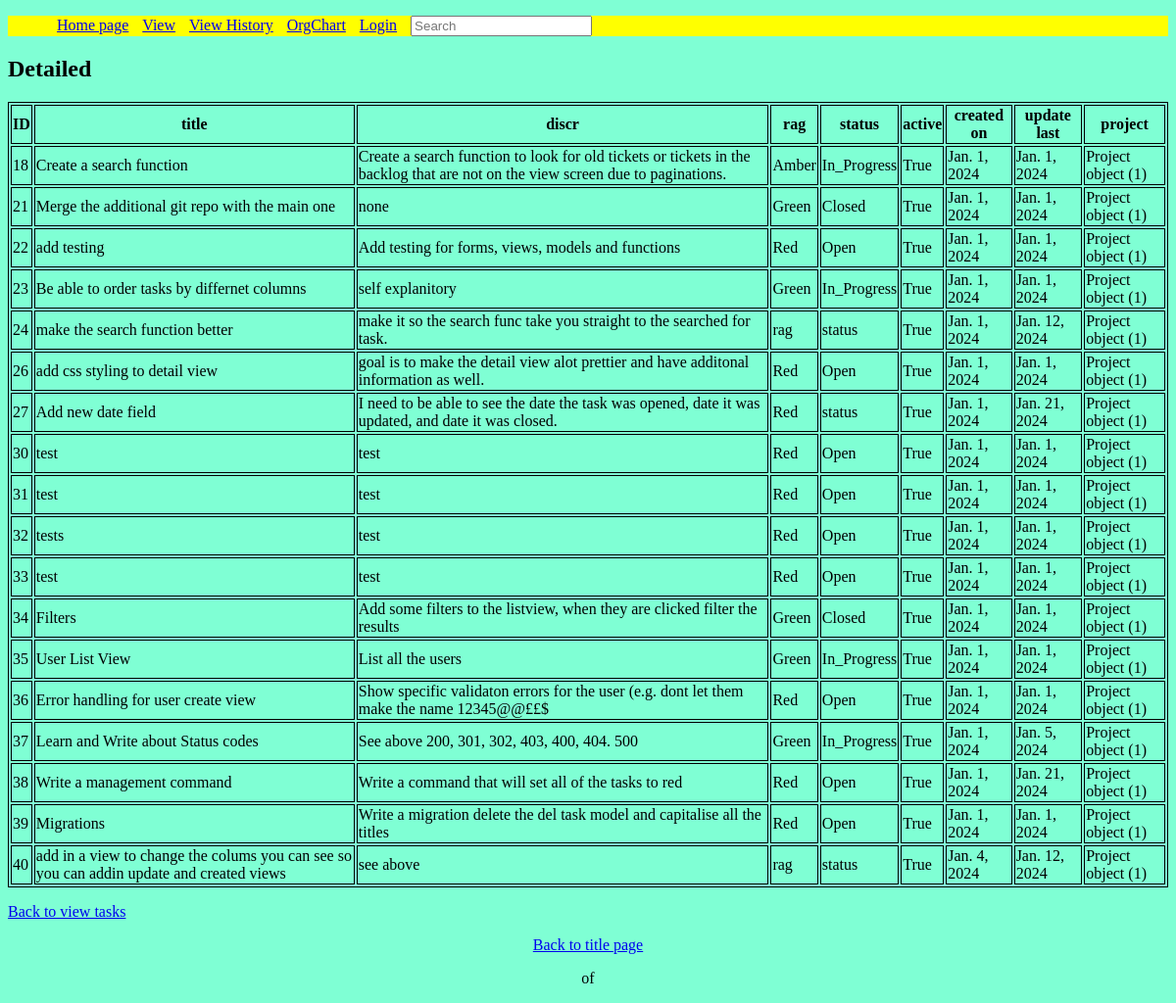
The page /view/detail/27/ on the database its author committed.
### taskmanager/models.py (models this page shows, shortened)
class Task(models.Model):
    title = models.CharField(max_length=255)
    discr = models.CharField(max_length=255)
    rag = models.CharField(max_length=255)
    status = models.CharField(max_length=255)
    active = models.BooleanField(default=True)
    created_on = models.DateField(auto_now_add=True)
    update_last = models.DateField(auto_now=True)
    project = models.ForeignKey(Project, on_delete=models.CASCADE)
    class Meta:
        permissions = (("can_close_tasks", "can mark tasks as closed"),)

class Project(models.Model):
    project_name = models.CharField(max_length=100)

### taskmanager/views.py (the view)
# urls.py: path("view/detail/<pk>/", views.TaskDetailView.as_view(), name="detail"),
class TaskDetailView(ContextDataMixim, generic.DetailView):
    model = Task
    title = "Detailed"
    template_name = "task_detail.html"
    context_object_name = "task"

### my_task_manager/custom_filters.py (called while the page is built)
@register.filter(name="field_display")
def field_display(task, field_name):
    return getattr(task, field_name, "")

### taskmanager/forms.py (called while the page is built)
    def form_type(self):
        field_types = {}
        for field_name in self.base_fields.items():
            fields = self.base_fields[field_name[0]]
            field_types[field_name] = type(fields)
        return field_types

### taskmanager/views.py (called while the page is built)
    def get_context_data(self, **kwargs: Any) -> dict[str, Any]:
        context = super().get_context_data(**kwargs)
        context["title"] = self.title
        context["Tasks"] = Task.objects.all()
        context["user"] = User.objects.all()
        context["groups"] = Group.objects.all()
        context["permissions"] = Permission.objects.all()
        context["fields"] = Task._meta.get_fields()
        order_by_param = self.request.GET.get("order_by")
        if order_by_param:
            context["filter"] = Task.objects.order_by(order_by_param)
        else:
            context["filter"] = Task.objects.all()
        context["field_form_type"] = TaskForm().form_type()
        return context

### taskmanager/templates/task_detail.html
{% extends 'base_layout.html' %}
{% load static %}

### taskmanager/templates/base_layout.html (shortened to what this page needs)
{% load static %}{% load mytags %}
<!DOCTYPE html>
<html>
{% block head %}
<head>
    <head>
    <link rel="stylesheet" href="{% static 'mainstatic.css' %}">
</head>
<div class="top">
    <ul>
        <li><a href="{% url 'main' %}">Home page</a></li>
        <li><a href="{% url 'view_tasks' %}">View</a></li>
        <li><a href="{% url 'view_history'%}">View History</a></li>
        <li><a href="{% url 'org' %}">OrgChart</a></li>
        {% if user.is_authenticated %}
            <li><a href="{% url 'logout' %}">Logout</a></li>
            <li><a href="">Logged in as {{user}}</a></li>
        {% else %}
            <li><a href="{% url 'login' %}">Login</a></li>
        {% endif %}
        <li><a>
            <form action="{% url 'search' %}" method="GET">
                <input type="text" name="lookup" value="{{ request.GET.lookup }}" placeholder="Search">
            </form>
        </a>
        </li>
    </ul>
</div>
{% endblock %}
{% block content %}
<body>
    </body>
{% endblock %}
{% block table %}
    <h2>{{title}}</h2>
    <table class="center">
        <tr>
            {% for field in fields %}
                <th>{{ field.verbose_name }}</th>
            {% endfor %}
        </tr>
        {% for task in Tasks %}
            <tr>
                {% for field in fields %}
                    <td>{{task|field_display:field.name}}</td>
                {% endfor %}
            </tr>
        {% endfor %}
    </table>
    <p><a href="/view">Back to view tasks</a></p>
{% endblock %}
{% block pagin %}
<div class='pagination-container'>
<p><a href="{% url 'main' %}">Back to title page</a></p>
    <div class="pagination">
        <span class="step-links">
            <span class="current">
                <p>{{page_obj.number}} of {{page_obj.paginator.num_pages}}</p>
            </span>
        </span>
    </div>
{% endblock %}
</html>

### taskmanager/static/mainstatic.css (style rules this page uses)
.top ul { background-color: yellow; }
.top ul li { display: inline-block; margin-left: 10px; list-style-type: none; }
table, th, td { border: 1px solid black; }
table.center { margin-left: auto; margin-right: auto; }
.pagination-container { text-align: center; }
body { background-color: aquamarine; }

### rows shown on the page
Task: fields "18" "Create a search function" "Create a search function to look for old tickets or tickets in the backlog that are not on the view screen due to paginations." "Amber" "In_Progress" "True" "Jan. 1, 2024" "Jan. 1, 2024" "Project object (1)"
Task: fields "21" "Merge the additional git repo with the main one" "none" "Green" "Closed" "True" "Jan. 1, 2024" "Jan. 1, 2024" "Project object (1)"
Task: fields "22" "add testing" "Add testing for forms, views, models and functions" "Red" "Open" "True" "Jan. 1, 2024" "Jan. 1, 2024" "Project object (1)"
Task: fields "23" "Be able to order tasks by differnet columns" "self explanitory" "Green" "In_Progress" "True" "Jan. 1, 2024" "Jan. 1, 2024" "Project object (1)"
Task: fields "24" "make the search function better" "make it so the search func take you straight to the searched for task." "rag" "status" "True" "Jan. 1, 2024" "Jan. 12, 2024" "Project object (1)"
Task: fields "26" "add css styling to detail view" "goal is to make the detail view alot prettier and have additonal information as well." "Red" "Open" "True" "Jan. 1, 2024" "Jan. 1, 2024" "Project object (1)"
Task: fields "27" "Add new date field" "I need to be able to see the date the task was opened, date it was updated, and date it was closed." "Red" "status" "True" "Jan. 1, 2024" "Jan. 21, 2024" "Project object (1)"
Task: fields "30" "test" "test" "Red" "Open" "True" "Jan. 1, 2024" "Jan. 1, 2024" "Project object (1)"
Task: fields "31" "test" "test" "Red" "Open" "True" "Jan. 1, 2024" "Jan. 1, 2024" "Project object (1)"
Task: fields "32" "tests" "test" "Red" "Open" "True" "Jan. 1, 2024" "Jan. 1, 2024" "Project object (1)"
Task: fields "33" "test" "test" "Red" "Open" "True" "Jan. 1, 2024" "Jan. 1, 2024" "Project object (1)"
Task: fields "34" "Filters" "Add some filters to the listview, when they are clicked filter the results" "Green" "Closed" "True" "Jan. 1, 2024" "Jan. 1, 2024" "Project object (1)"
Task: fields "35" "User List View" "List all the users" "Green" "In_Progress" "True" "Jan. 1, 2024" "Jan. 1, 2024" "Project object (1)"
Task: fields "36" "Error handling for user create view" "Show specific validaton errors for the user (e.g. dont let them make the name 12345@@££$" "Red" "Open" "True" "Jan. 1, 2024" "Jan. 1, 2024" "Project object (1)"
Task: fields "37" "Learn and Write about Status codes" "See above 200, 301, 302, 403, 400, 404. 500" "Green" "In_Progress" "True" "Jan. 1, 2024" "Jan. 5, 2024" "Project object (1)"
Task: fields "38" "Write a management command" "Write a command that will set all of the tasks to red" "Red" "Open" "True" "Jan. 1, 2024" "Jan. 21, 2024" "Project object (1)"
Task: fields "39" "Migrations" "Write a migration delete the del task model and capitalise all the titles" "Red" "Open" "True" "Jan. 1, 2024" "Jan. 1, 2024" "Project object (1)"
Task: fields "40" "add in a view to change the colums you can see so you can addin update and created views" "see above" "rag" "status" "True" "Jan. 4, 2024" "Jan. 12, 2024" "Project object (1)"

### other values the page prints
{{ title }} "Detailed"
{{ field.verbose_name }} "ID" "title" "discr" "rag" "status" "active" "created on" "update last" "project"
